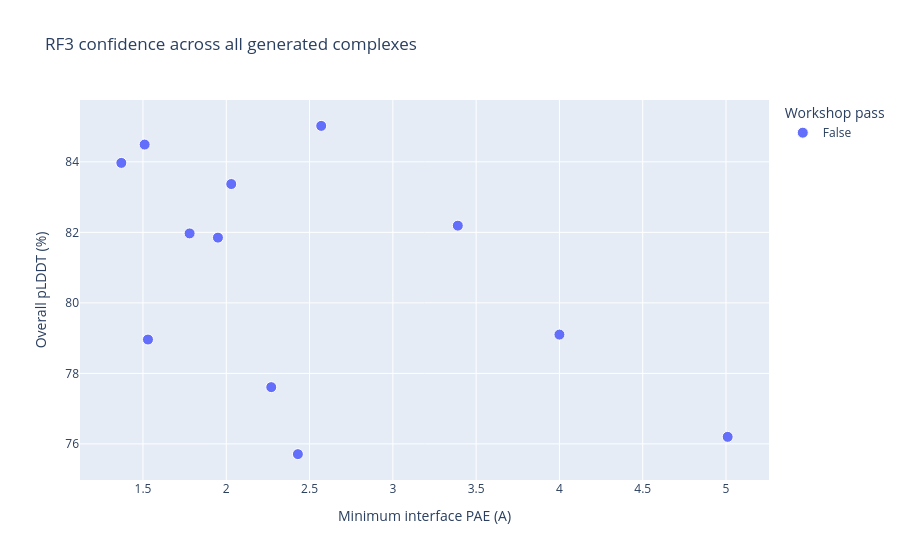

Here is the notebook cell this chart was saved with:
### Code cell
scatter_fig = px.scatter(
    all_scores_df,
    x="min_pae",
    y="overall_plddt_pct",
    color="overall_tutorial_pass",
    hover_name="rf3_name",
    hover_data=[
        "rfd3_model_index",
        "mpnn_design_idx",
        "overall_pae",
        "ranking_score",
        "sequence_recovery",
        "phosphosite_hbonds",
        "po4_fraction_buried",
    ],
    labels={
        "min_pae": "Minimum interface PAE (A)",
        "overall_plddt_pct": "Overall pLDDT (%)",
        "overall_tutorial_pass": "Workshop pass",
    },
    title="RF3 confidence across all generated complexes",
)
scatter_fig.update_traces(marker={"size": 11, "line": {"width": 1, "color": "white"}})
scatter_fig.update_layout(legend_title_text="Workshop pass")
scatter_fig.show()

### Figure 1 — Plotly figure (JSON) as saved in the notebook; plotly's stock layout.template omitted (floating-point values rounded to 4 significant figures)
{"data": [{"customdata": [[2.0, 3.0, 4.931, 0.7177, 0.52, 3.0, 0.9088], [2.0, 1.0, 4.651, 0.752, 0.56, 2.0, 0.4489], [2.0, 2.0, 4.636, 0.7521, 0.54, 3.0, 0.9067], [2.0, 0.0, 4.927, 0.7119, 0.51, 2.0, 0.4675], [0.0, 1.0, 5.294, 0.669, 0.45, 3.0, 0.9316], [0.0, 3.0, 4.244, 0.7861, 0.47, 1.0, 0.8262], [1.0, 1.0, 4.837, 0.7539, 0.48, 1.0, 0.9479], [1.0, 2.0, 6.657, 0.5727, 0.58, 5.0, 0.9504], [0.0, 2.0, 5.669, 0.8039, 0.43, 1.0, 0.5512], [1.0, 3.0, 6.043, 0.6781, 0.59, 5.0, 0.8955], [0.0, 0.0, 7.331, 0.5477, 0.46, 1.0, 0.5446], [1.0, 0.0, 7.205, 0.6832, 0.51, 4.0, 0.9285]], "hovertemplate": "<b>%{hovertext}</b><br><br>Workshop pass=False<br>Minimum interface PAE (A)=%{x}<br>Overall pLDDT (%)=%{y}<br>rfd3_model_index=%{customdata[0]}<br>mpnn_design_idx=%{customdata[1]}<br>overall_pae=%{customdata[2]}<br>ranking_score=%{customdata[3]}<br>sequence_recovery=%{customdata[4]}<br>phosphosite_hbonds=%{customdata[5]}<br>po4_fraction_buried=%{customdata[6]}<extra></extra>", "hovertext": ["ptr_workshop_ptr_workshop_mult_0_rfd3_m2_mpnn_d3", "ptr_workshop_ptr_workshop_mult_0_rfd3_m2_mpnn_d1", "ptr_workshop_ptr_workshop_mult_0_rfd3_m2_mpnn_d2", "ptr_workshop_ptr_workshop_mult_0_rfd3_m2_mpnn_d0", "ptr_workshop_ptr_workshop_mult_0_rfd3_m0_mpnn_d1", "ptr_workshop_ptr_workshop_mult_0_rfd3_m0_mpnn_d3", "ptr_workshop_ptr_workshop_mult_0_rfd3_m1_mpnn_d1", "ptr_workshop_ptr_workshop_mult_0_rfd3_m1_mpnn_d2", "ptr_workshop_ptr_workshop_mult_0_rfd3_m0_mpnn_d2", "ptr_workshop_ptr_workshop_mult_0_rfd3_m1_mpnn_d3", "ptr_workshop_ptr_workshop_mult_0_rfd3_m0_mpnn_d0", "ptr_workshop_ptr_workshop_mult_0_rfd3_m1_mpnn_d0"], "legendgroup": "False", "marker": {"color": "#636efa", "line": {"color": "white", "width": 1}, "size": 11, "symbol": "circle"}, "mode": "markers", "name": "False", "orientation": "v", "showlegend": true, "type": "scatter", "x": [2.57, 1.51, 1.37, 2.03, 3.39, 1.78, 1.95, 4.0, 1.53, 2.27, 5.01, 2.43], "xaxis": "x", "y": [85.02, 84.49, 83.97, 83.37, 82.19, 81.97, 81.85, 79.1, 78.96, 77.61, 76.2, 75.71], "yaxis": "y"}], "layout": {"legend": {"title": {"text": "Workshop pass"}, "tracegroupgap": 0}, "title": {"text": "RF3 confidence across all generated complexes"}, "xaxis": {"anchor": "y", "domain": [0, 1], "title": {"text": "Minimum interface PAE (A)"}}, "yaxis": {"anchor": "x", "domain": [0, 1], "title": {"text": "Overall pLDDT (%)"}}}}
